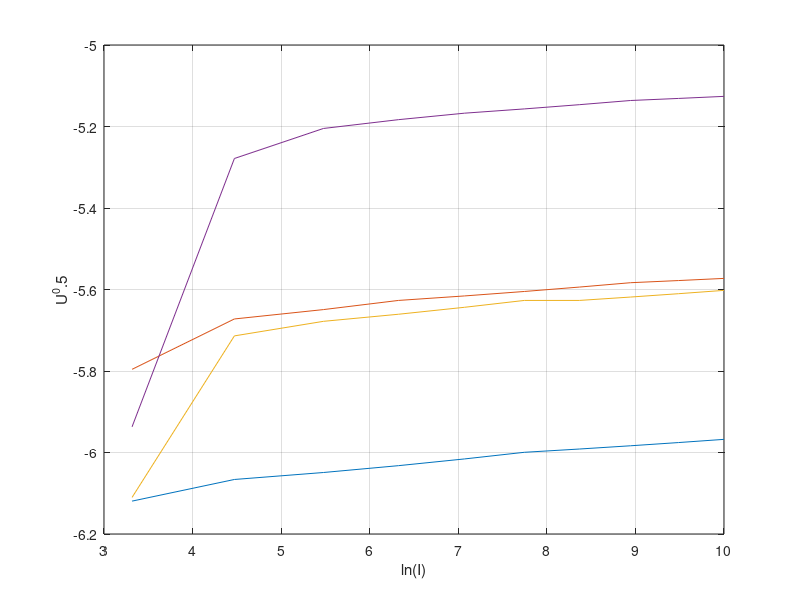

MATLAB code to generate this figure:
clc
clear all

I1=[2.2 2.32 2.36 2.4 2.44 2.48 2.5 2.52 2.54 2.56]*0.001;           
I2=[3.04 3.44 3.52 3.6 3.64 3.68 3.72 3.76 3.78 3.8]*0.001;          
I3=[2.22 3.3 3.42 3.48 3.54 3.6 3.6 3.63 3.66 3.69]*0.001;           
I4=[2.64 5.1 5.49 5.61 5.7 5.76 5.82 5.88 5.91 5.94]*0.001;
U=[11 20 30 40 50 60 70 80 90 100];
Unak=[3.7 3.9 4.1 4.3];
Inak=[0.58 0.59 0.61 0.63];
i1=log(I1);
i2=log(I2)
i3=log(I3)
i4=log(I4)
u=U.^0.5


plot(u,i1,u,i2,u,i3,u,i4)
grid on
xlabel('ln(I)')
ylabel('U^0.5')